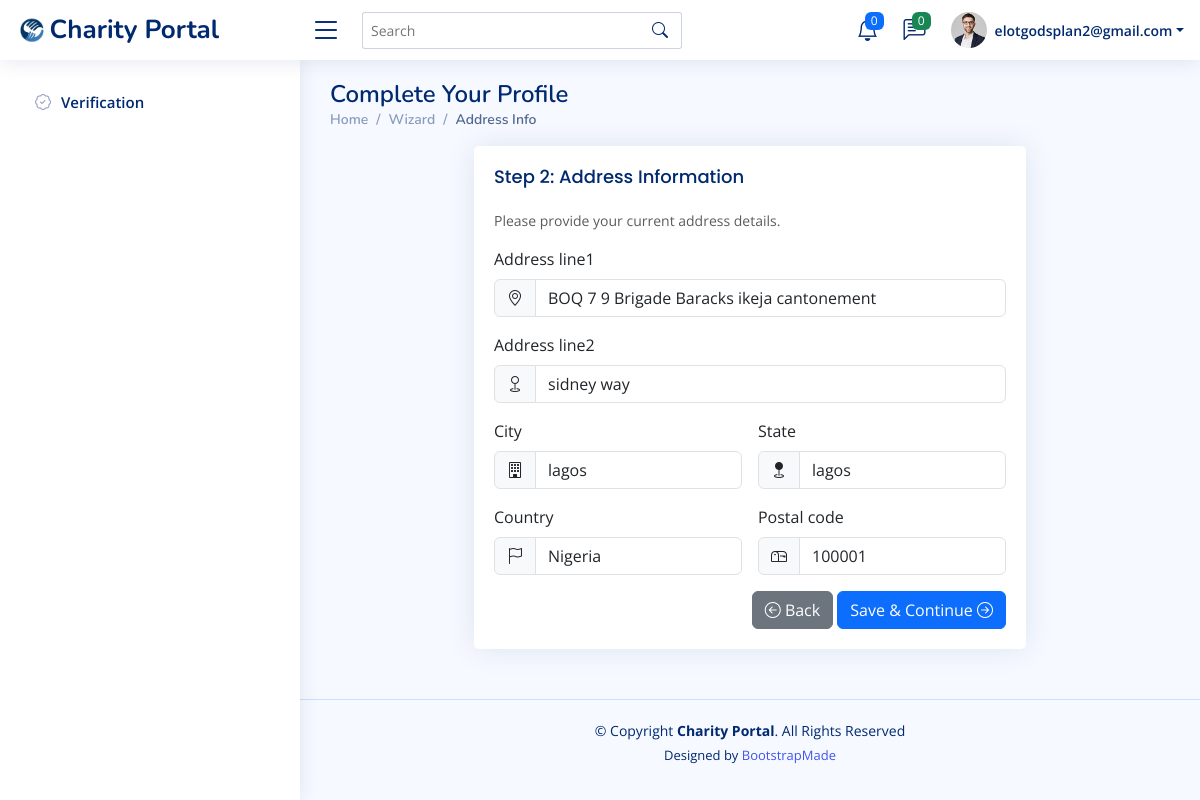
The app's page /UserPorile/wizard/address/ (signed in), older data.
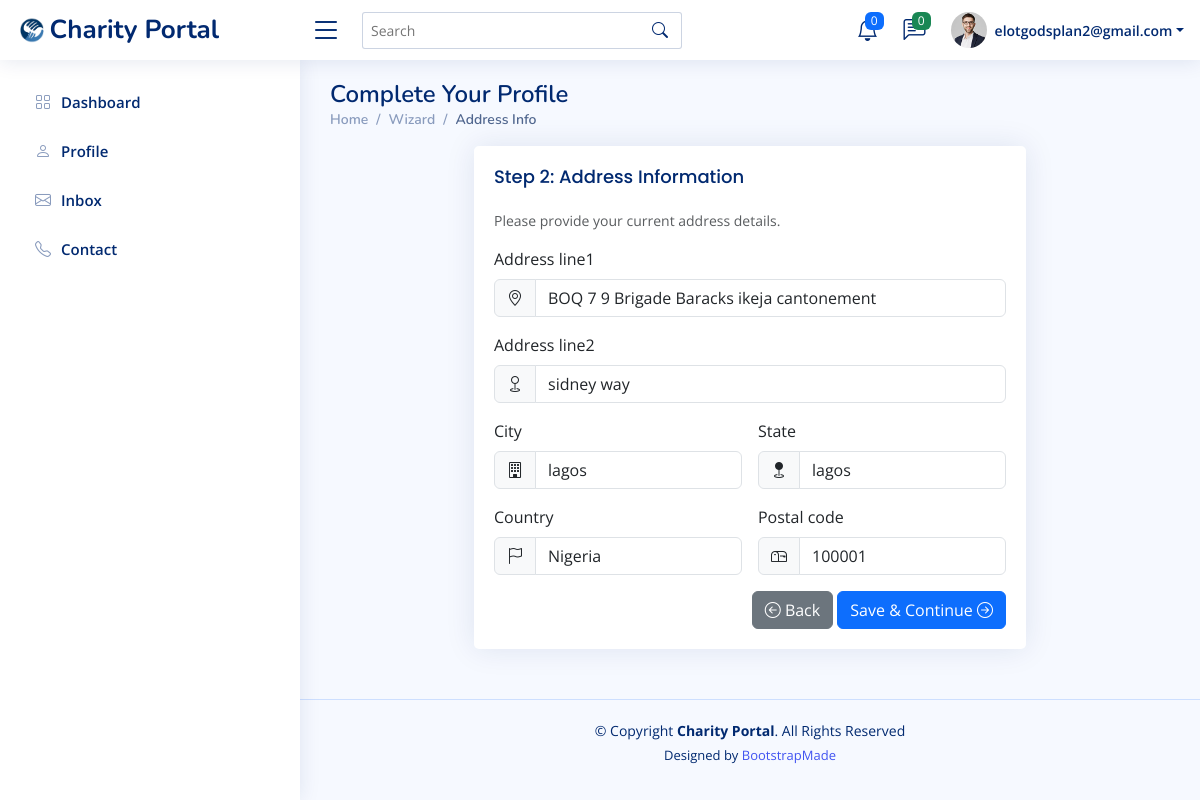
The same page, newer data.
### UserPorile/views.py (the view)
# urls.py: path("wizard/address/", views.address, name="address"),
@login_required
def address(request):
    profile, _ = Profile.objects.get_or_create(user=request.user)
    if request.method == "POST":
        form = AddressForm(request.POST, instance=profile)
        if form.is_valid():
            form.save()
            messages.success(request, "Address info saved.")
            return redirect("profile:professional")
    else:
        form = AddressForm(instance=profile)
    return render(request, "UserPorile/address.html", {"form": form})

### UserPorile/forms.py
class AddressForm(forms.ModelForm):
    class Meta:
        model = Profile
        fields = ["address_line1", "address_line2", "city", "state", "country", "postal_code"]
        widgets = {
            "address_line1": forms.TextInput(attrs={"class": "form-control"}),
            "address_line2": forms.TextInput(attrs={"class": "form-control"}),
            "city": forms.TextInput(attrs={"class": "form-control"}),
            "state": forms.TextInput(attrs={"class": "form-control"}),
            "country": forms.TextInput(attrs={"class": "form-control"}),
            "postal_code": forms.TextInput(attrs={"class": "form-control"}),
        }

### accounts/models.py (called while the page is built)
    def get_full_name(self):
        full_name = f"{self.first_name} {self.last_name}".strip()
        return full_name if full_name else self.email

### UserPorile/templates/UserPorile/address.html (shortened to what this page needs)
{% extends "secured/base_secured.html" %}
{% load static %}
{% block content %}
<div class="pagetitle">
  <h1>Complete Your Profile</h1>
  <nav>
    <ol class="breadcrumb">
      <li class="breadcrumb-item"><a href="{% url 'secured:dashboard' %}">Home</a></li>
      <li class="breadcrumb-item">Wizard</li>
      <li class="breadcrumb-item active">Address Info</li>
    </ol>
  </nav>
</div>
<section class="section">
  <div class="row justify-content-center">
    <div class="col-lg-8">
      <div class="card">
        <div class="card-body">
          <h5 class="card-title">Step 2: Address Information</h5>
          <p class="small text-muted">Please provide your current address details.</p>
          <form method="post" novalidate class="row g-3">
            <div class="col-md-12">
              <label class="form-label">{{ form.address_line1.label }}</label>
              <div class="input-group">
                <span class="input-group-text"><i class="bi bi-geo-alt"></i></span>
                {{ form.address_line1 }}
              </div>
            </div>
            <div class="col-md-12">
              <label class="form-label">{{ form.address_line2.label }}</label>
              <div class="input-group">
                <span class="input-group-text"><i class="bi bi-geo"></i></span>
                {{ form.address_line2 }}
              </div>
            </div>
            <div class="col-md-6">
              <label class="form-label">{{ form.city.label }}</label>
              <div class="input-group">
                <span class="input-group-text"><i class="bi bi-building"></i></span>
                {{ form.city }}
              </div>
            </div>
            <div class="col-md-6">
              <label class="form-label">{{ form.state.label }}</label>
              <div class="input-group">
                <span class="input-group-text"><i class="bi bi-geo-fill"></i></span>
                {{ form.state }}
              </div>
            </div>
            <div class="col-md-6">
              <label class="form-label">{{ form.country.label }}</label>
              <div class="input-group">
                <span class="input-group-text"><i class="bi bi-flag"></i></span>
                {{ form.country }}
              </div>
            </div>
            <div class="col-md-6">
              <label class="form-label">{{ form.postal_code.label }}</label>
              <div class="input-group">
                <span class="input-group-text"><i class="bi bi-mailbox"></i></span>
                {{ form.postal_code }}
              </div>
            </div>
            <div class="text-end">
              <a class="btn btn-secondary" href="{% url 'profile:personal' %}">
                <i class="bi bi-arrow-left-circle"></i> Back
              </a>
              <button class="btn btn-primary" type="submit">
                Save & Continue <i class="bi bi-arrow-right-circle"></i>
              </button>
            </div>
          </form>
        </div>
      </div>
    </div>
  </div>
</section>
{% endblock %}

### secured/templates/secured/base_secured.html (shortened to what this page needs)
{% load static %}
<!DOCTYPE html>
<html lang="en">
<head>
  <link href="{% static 'secured/assets/vendor/bootstrap/css/bootstrap.min.css' %}" rel="stylesheet">
  <link href="{% static 'secured/assets/vendor/bootstrap-icons/bootstrap-icons.css' %}" rel="stylesheet">
  <link href="{% static 'secured/assets/vendor/boxicons/css/boxicons.min.css' %}" rel="stylesheet">
  <link href="{% static 'secured/assets/vendor/quill/quill.snow.css' %}" rel="stylesheet">
  <link href="{% static 'secured/assets/vendor/quill/quill.bubble.css' %}" rel="stylesheet">
  <link href="{% static 'secured/assets/vendor/remixicon/remixicon.css' %}" rel="stylesheet">
  <link href="{% static 'secured/assets/vendor/simple-datatables/style.css' %}" rel="stylesheet">
  <link href="{% static 'secured/assets/css/style.css' %}" rel="stylesheet">
</head>
<body>
  <header id="header" class="header fixed-top d-flex align-items-center">
    <div class="d-flex align-items-center justify-content-between">
      <a href="{% url 'secured:dashboard' %}" class="logo d-flex align-items-center">
        <img src="{% static 'secured/assets/img/logo.png' %}" alt="">
        <span class="d-none d-lg-block">Charity Portal</span>
      </a>
      <i class="bi bi-list toggle-sidebar-btn"></i>
    </div>
    <div class="search-bar">
      <form class="search-form d-flex align-items-center" method="GET" action="#">
        <input type="text" name="query" placeholder="Search" title="Enter search keyword">
        <button type="submit" title="Search"><i class="bi bi-search"></i></button>
      </form>
    </div>
    <nav class="header-nav ms-auto">
      <ul class="d-flex align-items-center">
        <li class="nav-item dropdown">
          <a class="nav-link nav-icon" href="#" data-bs-toggle="dropdown">
            <i class="bi bi-bell"></i>
            <span class="badge bg-primary badge-number">0</span>
          </a>
        </li>
        <li class="nav-item dropdown">
          <a class="nav-link nav-icon" href="#" data-bs-toggle="dropdown">
            <i class="bi bi-chat-left-text"></i>
            <span class="badge bg-success badge-number">0</span>
          </a>
        </li>
        <li class="nav-item dropdown pe-3">
          <a class="nav-link nav-profile d-flex align-items-center pe-0" href="#" data-bs-toggle="dropdown">
            <img src="{% static 'secured/assets/img/profile-img.jpg' %}" alt="Profile" class="rounded-circle">
            <span class="d-none d-md-block dropdown-toggle ps-2">{{ user.email }}</span>
          </a>
        </li>
      </ul>
    </nav>
  </header>
<aside id="sidebar" class="sidebar">
  <ul class="sidebar-nav" id="sidebar-nav">
    {% if user.is_authenticated %}
      {% if user.profile.is_verified and user.profile.completed %}
        <li class="nav-item">
          <a class="nav-link collapsed" href="{% url 'secured:dashboard' %}">
            <i class="bi bi-grid"></i><span>Dashboard</span>
          </a>
        </li>
        <li class="nav-item">
          <a class="nav-link collapsed" href="#">
            <i class="bi bi-person"></i><span>Profile</span>
          </a>
        </li>
        <li class="nav-item">
          <a class="nav-link collapsed" href="#">
            <i class="bi bi-envelope"></i><span>Inbox</span>
          </a>
        </li>
        <li class="nav-item">
          <a class="nav-link collapsed" href="#">
            <i class="bi bi-telephone"></i><span>Contact</span>
          </a>
        </li>
      {% else %}
        <li class="nav-item">
          <a class="nav-link collapsed" href="{% url 'profile:wizard_start' %}">
            <i class="bi bi-patch-check"></i><span>Verification</span>
          </a>
        </li>
      {% endif %}
    {% endif %}
  </ul>
</aside>
  <main id="main" class="main">
    {% block content %}{% endblock %}
  </main>
  <footer id="footer" class="footer">
    <div class="copyright">
      &copy; Copyright <strong><span>Charity Portal</span></strong>. All Rights Reserved
    </div>
    <div class="credits">
      Designed by <a href="https://bootstrapmade.com/">BootstrapMade</a>
    </div>
  </footer>
</body>
</html>

Row changes from the older to the newer data that the page shows:
changed Profile "BOQ 7 9 Brigade Baracks ikeja cantonement": is_verified False → True (drawn)
Text that changed along with them:
text no longer shown: "Verification"
text now shown: "Dashboard Profile Inbox Contact"
